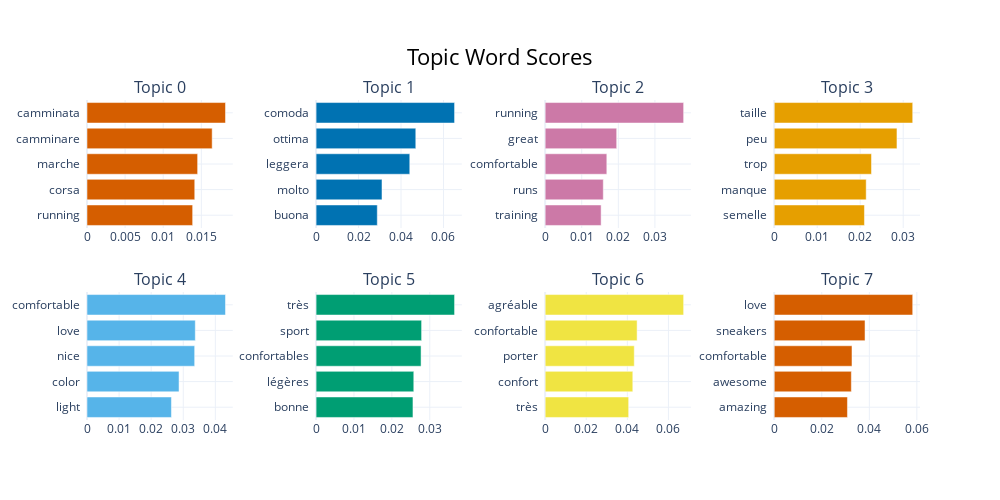

The notebook cell saved with this chart:
### Code cell
topic_model_miniLM.visualize_barchart()

### Figure 1 — Plotly figure (JSON) as saved in the notebook; plotly's stock layout.template omitted (floating-point values rounded to 4 significant figures)
{"data": [{"marker": {"color": "#D55E00"}, "orientation": "h", "type": "bar", "x": [0.01386, 0.01414, 0.01452, 0.01642, 0.01817], "xaxis": "x", "y": ["running  ", "corsa  ", "marche  ", "camminare  ", "camminata  "], "yaxis": "y"}, {"marker": {"color": "#0072B2"}, "orientation": "h", "type": "bar", "x": [0.02883, 0.03105, 0.04413, 0.04697, 0.06522], "xaxis": "x2", "y": ["buona  ", "molto  ", "leggera  ", "ottima  ", "comoda  "], "yaxis": "y2"}, {"marker": {"color": "#CC79A7"}, "orientation": "h", "type": "bar", "x": [0.0153, 0.01589, 0.01686, 0.01955, 0.03785], "xaxis": "x3", "y": ["training  ", "runs  ", "comfortable  ", "great  ", "running  "], "yaxis": "y3"}, {"marker": {"color": "#E69F00"}, "orientation": "h", "type": "bar", "x": [0.02098, 0.02139, 0.02263, 0.02855, 0.03221], "xaxis": "x4", "y": ["semelle  ", "manque  ", "trop  ", "peu  ", "taille  "], "yaxis": "y4"}, {"marker": {"color": "#56B4E9"}, "orientation": "h", "type": "bar", "x": [0.02632, 0.02869, 0.03356, 0.03376, 0.04316], "xaxis": "x5", "y": ["light  ", "color  ", "nice  ", "love  ", "comfortable  "], "yaxis": "y5"}, {"marker": {"color": "#009E73"}, "orientation": "h", "type": "bar", "x": [0.02556, 0.02578, 0.0277, 0.02784, 0.03654], "xaxis": "x6", "y": ["bonne  ", "légères  ", "confortables  ", "sport  ", "très  "], "yaxis": "y6"}, {"marker": {"color": "#F0E442"}, "orientation": "h", "type": "bar", "x": [0.04065, 0.04266, 0.04337, 0.04476, 0.0674], "xaxis": "x7", "y": ["très  ", "confort  ", "porter  ", "confortable  ", "agréable  "], "yaxis": "y7"}, {"marker": {"color": "#D55E00"}, "orientation": "h", "type": "bar", "x": [0.0308, 0.03244, 0.03271, 0.0382, 0.05826], "xaxis": "x8", "y": ["amazing  ", "awesome  ", "comfortable  ", "sneakers  ", "love  "], "yaxis": "y8"}], "layout": {"annotations": [{"font": {"size": 16}, "showarrow": false, "text": "Topic 0", "x": 0.0875, "xanchor": "center", "xref": "paper", "y": 1, "yanchor": "bottom", "yref": "paper"}, {"font": {"size": 16}, "showarrow": false, "text": "Topic 1", "x": 0.3625, "xanchor": "center", "xref": "paper", "y": 1, "yanchor": "bottom", "yref": "paper"}, {"font": {"size": 16}, "showarrow": false, "text": "Topic 2", "x": 0.6375, "xanchor": "center", "xref": "paper", "y": 1, "yanchor": "bottom", "yref": "paper"}, {"font": {"size": 16}, "showarrow": false, "text": "Topic 3", "x": 0.9125, "xanchor": "center", "xref": "paper", "y": 1, "yanchor": "bottom", "yref": "paper"}, {"font": {"size": 16}, "showarrow": false, "text": "Topic 4", "x": 0.0875, "xanchor": "center", "xref": "paper", "y": 0.4, "yanchor": "bottom", "yref": "paper"}, {"font": {"size": 16}, "showarrow": false, "text": "Topic 5", "x": 0.3625, "xanchor": "center", "xref": "paper", "y": 0.4, "yanchor": "bottom", "yref": "paper"}, {"font": {"size": 16}, "showarrow": false, "text": "Topic 6", "x": 0.6375, "xanchor": "center", "xref": "paper", "y": 0.4, "yanchor": "bottom", "yref": "paper"}, {"font": {"size": 16}, "showarrow": false, "text": "Topic 7", "x": 0.9125, "xanchor": "center", "xref": "paper", "y": 0.4, "yanchor": "bottom", "yref": "paper"}], "height": 500, "hoverlabel": {"bgcolor": "white", "font": {"family": "Rockwell", "size": 16}}, "showlegend": false, "title": {"font": {"color": "Black", "size": 22}, "text": "Topic Word Scores", "x": 0.5, "xanchor": "center", "yanchor": "top"}, "width": 1000, "xaxis": {"anchor": "y", "domain": [0, 0.175], "showgrid": true}, "xaxis2": {"anchor": "y2", "domain": [0.275, 0.45], "showgrid": true}, "xaxis3": {"anchor": "y3", "domain": [0.55, 0.725], "showgrid": true}, "xaxis4": {"anchor": "y4", "domain": [0.825, 1], "showgrid": true}, "xaxis5": {"anchor": "y5", "domain": [0, 0.175], "showgrid": true}, "xaxis6": {"anchor": "y6", "domain": [0.275, 0.45], "showgrid": true}, "xaxis7": {"anchor": "y7", "domain": [0.55, 0.725], "showgrid": true}, "xaxis8": {"anchor": "y8", "domain": [0.825, 1], "showgrid": true}, "yaxis": {"anchor": "x", "domain": [0.6, 1], "showgrid": true}, "yaxis2": {"anchor": "x2", "domain": [0.6, 1], "showgrid": true}, "yaxis3": {"anchor": "x3", "domain": [0.6, 1], "showgrid": true}, "yaxis4": {"anchor": "x4", "domain": [0.6, 1], "showgrid": true}, "yaxis5": {"anchor": "x5", "domain": [0, 0.4], "showgrid": true}, "yaxis6": {"anchor": "x6", "domain": [0, 0.4], "showgrid": true}, "yaxis7": {"anchor": "x7", "domain": [0, 0.4], "showgrid": true}, "yaxis8": {"anchor": "x8", "domain": [0, 0.4], "showgrid": true}}}
